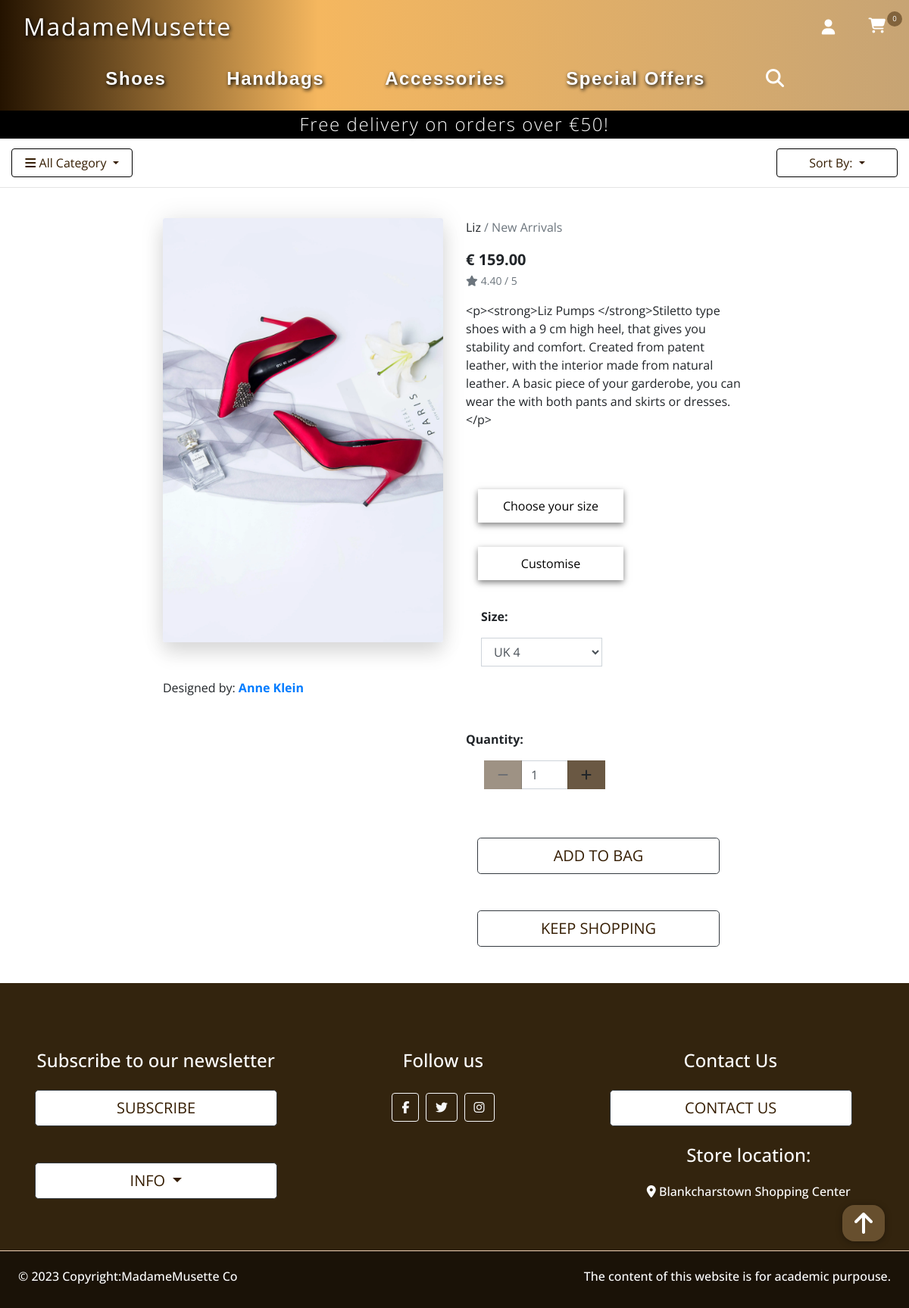
The app's page /products/4 with its own data.
### products/models.py (models this page shows, shortened)
class Product(models.Model):
    category = models.ForeignKey('Category', null=True, blank=True,
                                 on_delete=models.SET_NULL)
    name = models.CharField(max_length=254)
    description = RichTextField()
    price = models.DecimalField(max_digits=6, decimal_places=2)
    rating = models.DecimalField(max_digits=6, decimal_places=2, null=True,
                                 blank=True)
    image = models.ImageField(null=True, blank=True)
    has_sizes = models.BooleanField(default=False, null=True, blank=True)
    in_stock = models.BooleanField(default=True)
    is_customised = models.BooleanField(default=False)
    designer_id = models.ForeignKey(Designer, on_delete=models.PROTECT,
                                    blank=True, null=True)
    created_date = models.DateTimeField(auto_now_add=True)
    updated_date = models.DateTimeField(auto_now=True)

class Category(models.Model):
    class Meta:
        verbose_name_plural = 'Categories'
    name = models.CharField(max_length=254)
    friendly_name = models.CharField(max_length=254, null=True, blank=True)

### home/models.py (models this page shows, shortened)
class Designer(models.Model):
    first_name = models.CharField(max_length=100)
    last_name = models.CharField(max_length=150)
    hierarchy = models.CharField(max_length=200)
    image = models.ImageField(null=True, blank=True)
    facebook_link = models.URLField(max_length=100)
    twiter_link = models.URLField(max_length=100)
    created_on = models.DateField(auto_now_add=True)

### products/views.py (the view)
# urls.py: path('<product_id>', views.product_detail, name='product_detail'),
def product_detail(request, product_id):
    product = get_object_or_404(Product, pk=product_id)
    context = {
        'product': product,
    }
    return render(request, 'products/product_detail.html', context)

### home/form.py
class ContactForm(forms.ModelForm):
    class Meta:
        model = Contact
        fields = ['full_name', 'email', 'subject', 'message']
        labels = {
            'full_name': '',
            'email': '',
            'message': '',
        }
        widgets = {
            'full_name': forms.TextInput(attrs={'class': 'form-control text-mute mb-3', 'placeholder': 'Full Name'}),
            'email': forms.EmailInput(attrs={'class': 'form-control mb-3', 'placeholder': 'Email'}),
            'subject': forms.RadioSelect(attrs={'class': 'form-check form-check-inline list-unstyled mb-3'}),
            'message': forms.Textarea(attrs={'class': 'form-control', 'placeholder': 'Write message'}),
            }

### cart/context_processors.py (called while the page is built, shortened)
def cart_contents(request):
    cart_items = []
    total = 0
    product_count = 0
    cart = request.session.get('cart', {})
    if total < settings.FREE_DELIVERY_THRESHOLD:
        delivery = total * Decimal(settings.STANDARD_DELIVERY_PERCENTAGE / 100)
        free_delivery_delta = settings.FREE_DELIVERY_THRESHOLD - total
    else:
        delivery = 0
        free_delivery_delta = 0
    grand_total = delivery + total
    context = {
        'cart_items': cart_items,
        'total': total,
        'product_count': product_count,
        'delivery': delivery,
        'free_delivery_delta': free_delivery_delta,
        'free_delivery_threshold': settings.FREE_DELIVERY_THRESHOLD,
        'grand_total': grand_total,
    }
    return context

### home/context_processors.py (called while the page is built)
def contact_form(request):
    c_form = ContactForm()
    context = {
        'c_form': c_form,
    }
    return context

### products/context_processors.py (called while the page is built)
def categories_sort(request):
    list = Category.objects.all()
    return dict(list=list)

### products/templates/products/product_detail.html (shortened to what this page needs)
{% extends "base_shop.html" %}
{% load static %}
{% block content %}
<div class="container-fluid h-100 prod_detail_wrap">
    <div class="row">
        <div class="col-12 col-md-6 col-lg-4 offset-lg-2 text-center">
            <div class="image-container my-5">
                <a href="{{ product.image.url }}" target="_blank">
                    <img class="card-img-top img-fluid" src="{{ product.image.url }}" alt="{{ product.name }}"
                        style=" height: 35rem; width: auto;">
                </a>
            </div>
            <div class="designer_name ml-10 float-left">
                Designed by: <a href="{% url 'about' %}#card-group-designers"
                    class="link-offset-3-hover"><strong>{{ product.designer_id.first_name }}
                        {{ product.designer_id.last_name }}</strong></a>
            </div>
        </div>
        <div class="col-12 col-md-6 col-lg-4">
            <div class="product-details-container mb-5 mt-md-5">
                <p class="mb-0"> {{ product.name }}
                    {% if product.category %}
                    <a class="text-muted" href="{% url 'products' %}?category={{ product.category.name }}">
                        / <span>{{ product.category.friendly_name }}</span>
                    </a>
                </p>
                {% endif %}</p>
                <p class="lead mb-0 text-left font-weight-bold">€ {{ product.price }}</p>
                {% if product.rating %}
                <small class="text-muted"><i class="fas fa-star mr-1"></i>{{ product.rating }} / 5</small>
                {% else %}
                <small class="text-muted">No Rating</small>
                {% endif %}
                <p class="mt-3">{{ product.description }}</p>
                <form class="form" action="{% url 'add_to_cart' product.id %}" method="POST">
                    <div class="form-row">
                        {% with product.has_sizes as s %}
                        {% if s %}
                        <div class="col-12 mt-5">
                            <ul class="nav nav-tab">
                                <li class="tab active m-3 text-center discover-btn"><a data-toggle="tab"
                                        href="#common-size">Choose your size</a></li>
                                <li class="tab m-3 text-center discover-btn"><a data-toggle="tab"
                                        href="#custom">Customise</a></li>
                            </ul>
                            <div class="tab-content mb-5">
                                <div id="common-size" class="tab-pane active">
                                    <p><strong>Size:</strong></p>
                                    <select class="form-control rounded-0 product_size" name="product_size"
                                        id='id_product_size'>
                                        <option value="uk4">UK 4</option>
                                    </select>
                                    {% endif %}
                                </div>
                            </div>
                        </div>
                        <div class="col-12">
                            <p class="mt-3"><strong>Quantity:</strong></p>
                            <div class="form-group quantity-group">
                                <div class="input-group">
                                    <div class="input-group">
                                        <div class="input-group-prepend">
                                            <button class="decrement-qty btn btn-increment rounded-0"
                                                data-item_id="{{ product.id }}" id="decrement-qty_{{ product.id }}">
                                                <span class="icon">
                                                    <i class="fas fa-minus"></i>
                                                </span>
                                            </button>
                                        </div>
                                        <input class="form-control qty_input" type="number" name="quantity" value="1"
                                            min="1" max="99" data-item_id="{{ product.id }}"
                                            id="id_qty_{{ product.id }}">
                                        <div class="input-group-append">
                                            <button class="increment-qty btn btn-increment rounded-0"
                                                data-item_id="{{ product.id }}" id="increment-qty_{{ product.id }}">
                                                <span class="icon">
                                                    <i class="fas fa-plus"></i>
                                                </span>
                                            </button>
                                        </div>
                                    </div>
                                </div>
                            </div>
                            <div class="col{% if s %}-12 mt-2{% endif %}">
                                <input type="submit"
                                    class="btn btn-outline-dark btn-lg discover-btn text-uppercase mt-5"
                                    value="Add to Bag">
                                <a href="{% url 'products' %}" class="btn btn-outline-dark btn-lg discover-btn  mt-5 ">
                                    <span class="text-uppercase ">Keep Shopping</span>
                                </a>
                            </div>
                            {% endwith %}
                        </div>
                    </div>
                </form>
            </div>
        </div>
    </div>
</div>
{% endblock %}

### static/css/base.css (style rules this page uses)
html, body { font-family: 'Open Sans', sans-serif; }
.btn.discover-btn { width: 20rem; color:rgb(53, 29, 2)!important; background-color: #fff; text-transform: uppercase; }
.icon { align-items: center; display: inline-flex; justify-content: center; height: 1.5rem; width: 1.5rem; }
.card-img, .card-img-top { box-shadow: 0 1rem 1.5rem rgba(0, 0, 0, .1), 0 0 2rem rgba(0, 0, 0, .1); border-radius: 0.2rem; }
.prod_detail_wrap { margin-top: 30vh; }
.product_size { width: 10rem;; }
.quantity-group { width: 10rem; margin-left: 1.5rem; }
.btn.btn-increment { background-color:#382004be; }
input.qty_input[type=number] { -moz-appearance: textfield; }
.tab { cursor: pointer; padding:10px 20px; background:#fff; border: none; box-shadow: 0 0.2rem 0.5rem #00000080; width: 12rem; }
.tab a:link { color: #000; }
.tab-content { background:#fffffff6; min-height:100px; width:100%; height: auto; padding:20px; }

### records on screen
Product: image (picture), designer_id.first_name "Anne", designer_id.last_name "Klein", name "Liz", category.friendly_name "New Arrivals", price "159.00", rating "4.40", description "<p><strong>Liz Pumps </strong>Stiletto type shoes with a 9 cm high heel, that gives you stability and comfort. Created from patent leather, with the interior made from natural leather. A basic piece of your garderobe, you can wear the with both pants and skirts or dresses.</p>"

### other values on screen
{{ product_count }} "0"
{{ free_delivery_threshold }} "50"
